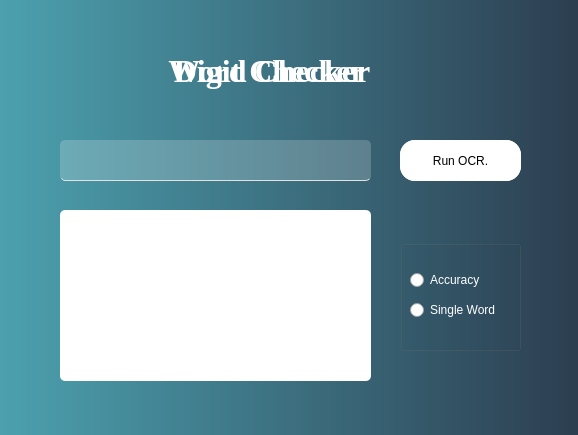
<?xml version="1.0" encoding="UTF-8"?>
<ui version="4.0">
 <class>Group7</class>
 <widget class="QFrame" name="Group7">
  <property name="geometry">
   <rect>
    <x>0</x>
    <y>0</y>
    <width>578</width>
    <height>435</height>
   </rect>
  </property>
  <property name="windowTitle">
   <string>OCR extension</string>
  </property>
  <property name="styleSheet">
   <string notr="true">QFrame {
	background: qlineargradient( x1:0 y1:0, x2:1 y2:0, stop:0 #4CA1AF, stop:1 #2C3E50);
}
QComboBox{
background-color:white;
border: none;
border-radius: 4px;
}
QRadioButton
{color:white;
}
QLabel
{color:white;
background:transparent;
}

QPushButton
{background:white;
color:black;
border-radius:15px;
}
QPushButton:hover
{color:#333;
border-radius:15px;
background:#49ebff;
}
QTextEdit
{background:rgb(255, 255, 255);
border-radius:5px;
}
QLineEdit
{background:rgba(255, 255, 255, 50);
border-radius:5px;
border:none;
color: white;
border-bottom:1px solid #e2e2e2;
}
QGroupBox
{color:white;
}
#groupvBox
{border: none;
}</string>
  </property>
  <widget class="QGroupBox" name="groupBox">
   <property name="geometry">
    <rect>
     <x>400</x>
     <y>240</y>
     <width>121</width>
     <height>111</height>
    </rect>
   </property>
   <property name="title">
    <string/>
   </property>
   <widget class="QRadioButton" name="rbtnAccu">
    <property name="geometry">
     <rect>
      <x>10</x>
      <y>30</y>
      <width>131</width>
      <height>20</height>
     </rect>
    </property>
    <property name="font">
     <font>
      <pointsize>9</pointsize>
     </font>
    </property>
    <property name="text">
     <string>Accuracy</string>
    </property>
   </widget>
   <widget class="QRadioButton" name="rbtnSword">
    <property name="geometry">
     <rect>
      <x>10</x>
      <y>60</y>
      <width>111</width>
      <height>20</height>
     </rect>
    </property>
    <property name="font">
     <font>
      <pointsize>9</pointsize>
     </font>
    </property>
    <property name="text">
     <string>Single Word</string>
    </property>
   </widget>
  </widget>
  <widget class="QLabel" name="labelW">
   <property name="geometry">
    <rect>
     <x>70</x>
     <y>40</y>
     <width>431</width>
     <height>61</height>
    </rect>
   </property>
   <property name="font">
    <font>
     <family>Times New Roman</family>
     <pointsize>24</pointsize>
     <weight>75</weight>
     <bold>true</bold>
    </font>
   </property>
   <property name="text">
    <string>Word Checker 📝</string>
   </property>
   <property name="alignment">
    <set>Qt::AlignCenter</set>
   </property>
  </widget>
  <widget class="QPushButton" name="btnSubmit">
   <property name="geometry">
    <rect>
     <x>400</x>
     <y>140</y>
     <width>121</width>
     <height>41</height>
    </rect>
   </property>
   <property name="font">
    <font>
     <pointsize>9</pointsize>
    </font>
   </property>
   <property name="text">
    <string>Run OCR,</string>
   </property>
  </widget>
  <widget class="QLineEdit" name="txtPath">
   <property name="geometry">
    <rect>
     <x>60</x>
     <y>140</y>
     <width>311</width>
     <height>41</height>
    </rect>
   </property>
   <property name="font">
    <font>
     <pointsize>9</pointsize>
    </font>
   </property>
  </widget>
  <widget class="QTextEdit" name="txtResults">
   <property name="geometry">
    <rect>
     <x>60</x>
     <y>210</y>
     <width>311</width>
     <height>171</height>
    </rect>
   </property>
   <property name="font">
    <font>
     <pointsize>12</pointsize>
    </font>
   </property>
   <property name="readOnly">
    <bool>true</bool>
   </property>
  </widget>
  <widget class="QLabel" name="labelD">
   <property name="geometry">
    <rect>
     <x>70</x>
     <y>40</y>
     <width>431</width>
     <height>61</height>
    </rect>
   </property>
   <property name="font">
    <font>
     <family>Times New Roman</family>
     <pointsize>24</pointsize>
     <weight>75</weight>
     <bold>true</bold>
    </font>
   </property>
   <property name="text">
    <string>Digit Checker 🔢</string>
   </property>
   <property name="alignment">
    <set>Qt::AlignCenter</set>
   </property>
  </widget>
  <widget class="QPushButton" name="btnSubmit_2">
   <property name="geometry">
    <rect>
     <x>400</x>
     <y>140</y>
     <width>121</width>
     <height>41</height>
    </rect>
   </property>
   <property name="font">
    <font>
     <pointsize>9</pointsize>
    </font>
   </property>
   <property name="text">
    <string>Run OCR.</string>
   </property>
  </widget>
 </widget>
 <resources>
  <include location="ocr.qrc"/>
 </resources>
 <connections/>
</ui>
